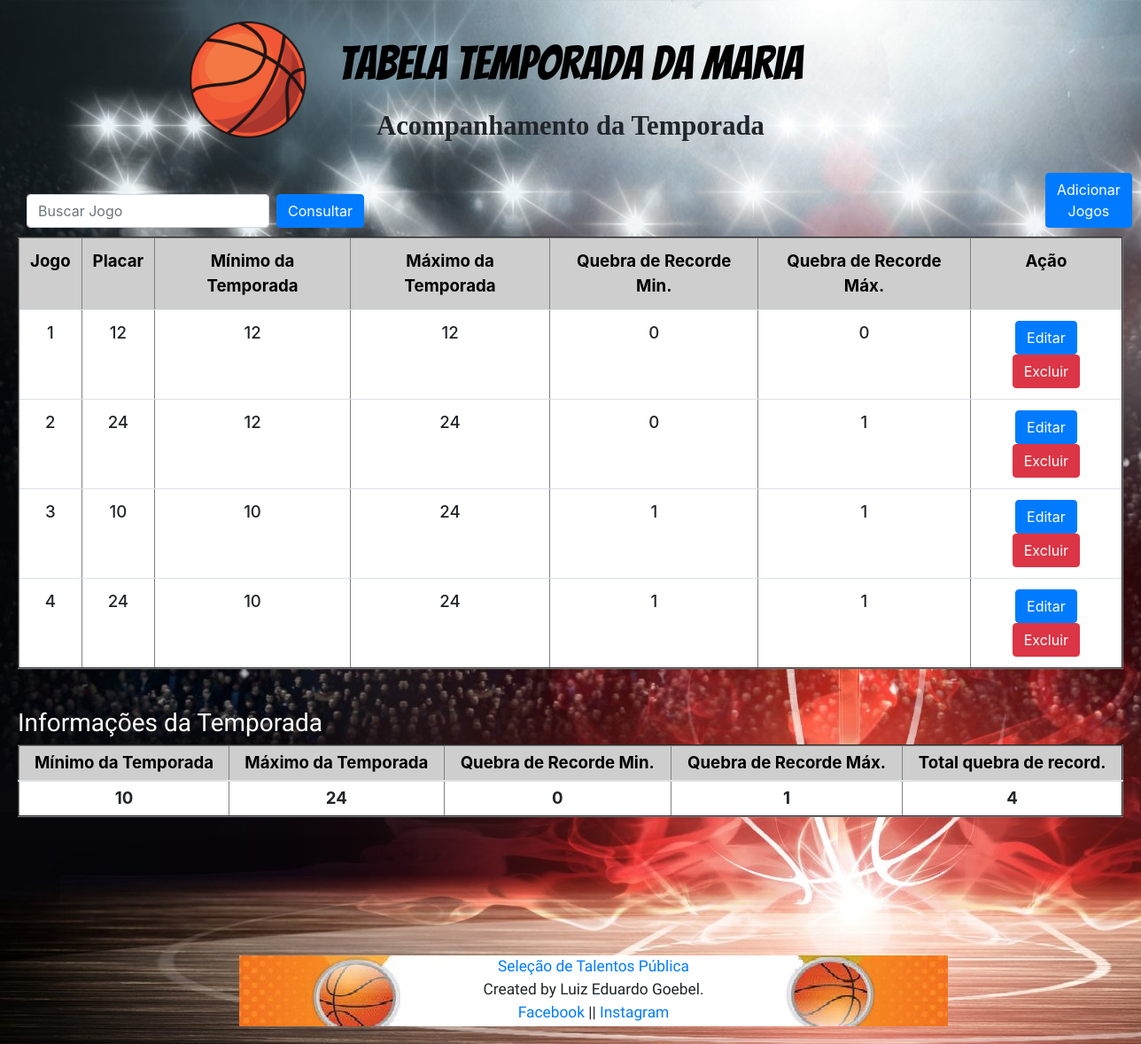
The page / on the database its author committed.
### tables this page shows
CREATE TABLE IF NOT EXISTS `dados` (
  `jogo` int(11) NOT NULL AUTO_INCREMENT,
  `placar` varchar(11) DEFAULT NULL,
  `MinT` int(11) DEFAULT NULL,
  `MaxT` int(11) DEFAULT NULL,
  `QrMin` int(11) DEFAULT NULL,
  `QrMax` int(11) DEFAULT NULL,
  `isRecord` tinyint(1) NOT NULL DEFAULT '0',
  PRIMARY KEY (`jogo`)
);

### index.php (the view, shortened to what this page needs)
<?php
include("conexao.php");
$jogo = $_GET['jogo'];
$tabela = "SELECT * FROM dados";
$prepara = mysqli_query($conexao, $tabela) or die(mysqli_error($conexao));
$queryInfTemp = 'SELECT MIN(MinT) AS MinT, MAX(MaxT) AS MaxT, MIN(QrMin) AS QrMin, MAX(QrMax) AS QrMax FROM dados';
$prepara2 = mysqli_query($conexao, $queryInfTemp) or die(mysqli_error($conexao));
$infTemp = mysqli_fetch_assoc($prepara2);
$queryInfTemp2 = 'SELECT COUNT(*) AS totalRecord FROM dados WHERE isRecord = 1';
$prepara3      = mysqli_query($conexao, $queryInfTemp2) or die(mysqli_error($conexao));
$infTemp2      = mysqli_fetch_assoc($prepara3);
?>
<!doctype html>
<html lang="pt-br">
<head>
    <link rel="stylesheet" href="https://stackpath.bootstrapcdn.com/bootstrap/4.5.2/css/bootstrap.min.css">
    <link rel="stylesheet" href="estilizacao.css">
</head>
<body>
    <div class="cabecalho">
        <div class="container-fluid">
            <h1>Tabela Temporada da Maria<h1><br>
                    <h2>Acompanhamento da Temporada<h2>
        </div>
    </div>
    <div id="imagembola"><img id="bola" src="imagens/bola.png" alt=""></div>
    <div id="BtnAdd">
        <a class="btn btn-primary" href="form_jogo.php">Adicionar Jogos</a>
    </div>
    <div class="BtnConsulta">
        <form class="form-inline" method="GET">
            <input class="form-control mr-sm-2" name="jogo" type="search" placeholder="Buscar Jogo" aria-label="Search" value="<?= $jogo ?>">
            <button class="btn btn-primary" type="submit">Consultar</button>
        </form>
    </div>
    <table class="table table-hover" border="2">
        <thead id="CabecalhoTbl">
            <tr>
                <td>Jogo</td>
                <td>Placar</td>
                <td>Mínimo da Temporada</td>
                <td>Máximo da Temporada</td>
                <td>Quebra de Recorde Min.</td>
                <td>Quebra de Recorde Máx.</td>
                <td>Ação</td>
            </tr>
        </thead>
        <tbody id="DadosTabela">
            <tr>
                <?php while ($dado = mysqli_fetch_assoc($prepara)) { ?>
            <tr>
                <td><?php echo $dado["jogo"]; ?></td>
                <td><?php echo $dado["placar"]; ?></td>
                <td><?php echo $dado["MinT"]; ?></td>
                <td><?php echo $dado["MaxT"]; ?></td>
                <td><?php echo $dado["QrMin"]; ?></td>
                <td><?php echo $dado["QrMax"]; ?></td>
                <td>
                    <button type="button" class="btn btn-primary"><a id="btnEditar" href="form_jogo.php?jogo=<?php echo $dado["jogo"]; ?>">Editar</a>
                    </button>
                    <button type="button" class="btn btn-danger"><a id="btnDelete" href="excluir.php?jogo=<?php echo $dado["jogo"]; ?>">Excluir</a></button>
                </td>
            </tr>
        <?php } ?>
        </tr>
        </tbody>
    </table>
    <br>
    <div id="txtInfo">
        <h3>Informações da Temporada</h3>
    </div>
    <table class="table table-sm" border="2">
        <thead>
            <tr>
                <th id="Mint" scope="col">Mínimo da Temporada</th>
                <th id="Maxt" scope="col">Máximo da Temporada</th>
                <th id="QrMin" scope="col">Quebra de Recorde Min.</th>
                <th id="QrMax" scope="col">Quebra de Recorde Máx.</th>
                <th id="QrMax" scope="col">Total quebra de record.</th>
            </tr>
        </thead>
        <tbody id="TabelaInfo">
            <tr>
                <td id="tblinfomint"><?= $infTemp['MinT'] ?></td>
                <td id="tblinfomaxt"><?= $infTemp['MaxT'] ?></td>
                <td id="tblinfoqrmin"><?= $infTemp['QrMin'] ?></td>
                <td id="tblinfoqrmax"><?= $infTemp['QrMax'] ?></td>
                <td id="tblinfototal"><?= $infTemp2['totalRecord'] ?></td>
            </tr>
        </tbody>
    </table>
    <br><br><br><br><br>
    <footer id="rodape">
        <a href="http://www.publica.inf.br/" target="_blank">Seleção de Talentos Pública</a><br>
        Created by Luiz Eduardo Goebel.<br>
        <a href="https://www.facebook.com/luizeduardo.goebel/" target="_blank">Facebook</a> ||
        <a href="https://www.instagram.com/luizgoebel/" target="_blank">Instagram</a>
        <br>
    </footer>
</body>
</html>

### estilizacao.css (style rules this page uses)
body { font-size: 14pt; padding: 20px; background-color: white; background-image: url(../Projeto-Tabela-de-Jogos/imagens/background.jpg); background-repeat: no-repeat; }
div.cabecalho { text-align: center; padding: 10px; }
div.cabecalho h1 { text-align: center; padding: 10px; font-family: 'Bangers', cursive; font-size: 40pt; color: black; }
div.cabecalho h2 { text-align: center; padding: 10px; font-size: 23pt; font-family: 'Dancing Script', cursive; margin-top: -100px; font-weight: 700; }
div#BtnAdd { margin-left: 1160px; margin-bottom: -48px; }
div.BtnConsulta { padding: 10px; }
img#bola { width: 220px; margin-top: -137px; margin-left: 150px; margin-bottom: -5px; }
#Mint { color: black; background-color: #cecece; text-align: center; }
#Maxt { color: black; background-color: #cecece; text-align: center; }
#QrMin { color: black; background-color: #cecece; text-align: center; }
#QrMax { color: black; background-color: #cecece; text-align: center; }
#btnEditar { color: white; }
#btnDelete { color: white; }
div#txtInfo { font-family: 'Domine', serif; color: white; }
thead#CabecalhoTbl { color: black; background-color: #cecece; text-align: center; font-weight: bold; }
tbody#DadosTabela { text-align: center; background-color: white; font-size: 14pt; font-weight: 500; }
tbody#TabelaInfo { text-align: center; background-color: white; font-weight: bold; }
footer#rodape { background-image: url(../Projeto-Tabela-de-Jogos/imagens/footer\ banner.jpg); text-align: center; background-color: white; width: 800px; height: 80px; margin-left: 250px; font-size: 13pt; font-family: 'Courgette', cursive; }

### rows shown on the page
dados: jogo "1", placar "12", MinT "12", MaxT "12", QrMin "0", QrMax "0"
dados: jogo "2", placar "24", MinT "12", MaxT "24", QrMin "0", QrMax "1"
dados: jogo "3", placar "10", MinT "10", MaxT "24", QrMin "1", QrMax "1"
dados: jogo "4", placar "24", MinT "10", MaxT "24", QrMin "1", QrMax "1"

### other values the page prints
$infTemp['MinT'] "10"
$infTemp['MaxT'] "24"
$infTemp['QrMin'] "0"
$infTemp['QrMax'] "1"
$infTemp2['totalRecord'] "4"
